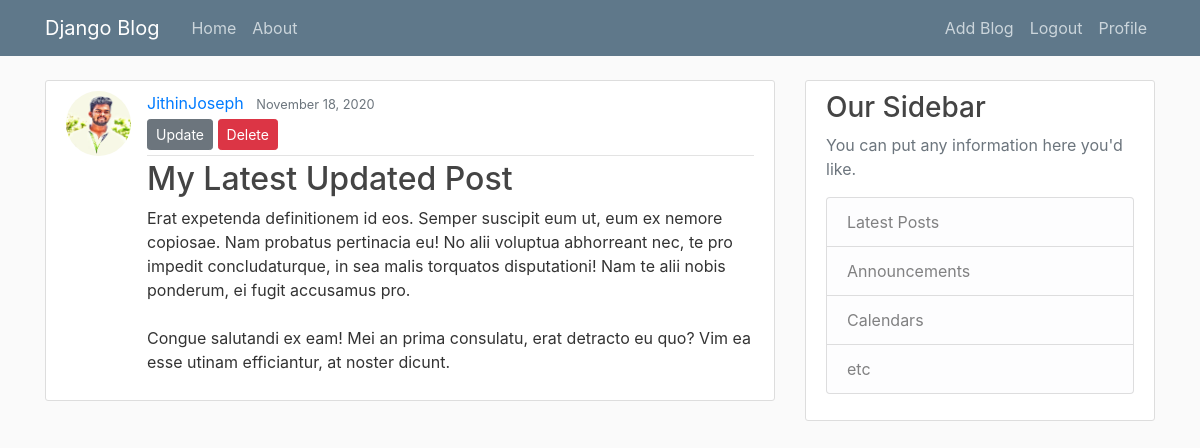
The app's page /post/42/ (signed in) with its own data.
### blog/models.py (models this page shows, shortened)
class Post(models.Model):
    title = models.CharField(max_length=100)
    content = models.TextField(max_length=3000)
    date_posted = models.DateTimeField(default=timezone.now)
    author = models.ForeignKey(User, on_delete=models.CASCADE)

### users/models.py (models this page shows, shortened)
class Profile(models.Model):
    user = models.OneToOneField(User, on_delete=models.CASCADE)
    image = models.ImageField(default='default.jpg', upload_to='profile_pics')

### blog/views.py (the view)
# urls.py: path('post/<int:pk>/', PostDetailedView.as_view(), name='post-detail'),
class PostDetailedView(LoginRequiredMixin, DetailView):
    model = Post
    template_name = 'blog/detailed.html'

### blog/templates/blog/detailed.html
{% extends "blog/base.html" %}
{% block content %}
    <article class="media content-section">
        <img class="rounded-circle article-img" src="{{object.author.profile.image.url}}">
        <div class="media-body">
        <div class="article-metadata">
            <a class="mr-2" href="#">{{ object.author }}</a>
            <small class="text-muted">{{ object.date_posted|date:"F d, Y" }}</small>
            {% if object.author == user %}
                <div>
                    <a class="btn btn-secondary btn-sm mt-1 mb-1" href="{% url 'post-update' object.id %}">Update</a>
                    <a class="btn btn-danger btn-sm mt-1 mb-1" href="{% url 'post-delete' object.id %}">Delete</a>
                </div>
            {% endif %}
        </div>
        <h2 class="article-title">{{ object.title }}</h2>
        <p class="article-content">{{ object.content }}</p>
        </div>
    </article>
{% endblock content %}

### blog/static/blog/main.css (style rules this page uses)
body { background: #fafafa; color: #333333; margin-top: 5rem; }
h1, h2, h3, h4, h5, h6 { color: #444444; }
.content-section { background: #ffffff; padding: 10px 20px; border: 1px solid #dddddd; border-radius: 3px; margin-bottom: 20px; }
.article-title { color: #444444; }
.article-content { white-space: pre-line; }
.article-img { height: 65px; width: 65px; margin-right: 16px; }
.article-metadata { padding-bottom: 1px; margin-bottom: 4px; border-bottom: 1px solid #e3e3e3 }

### records on screen
Post: author.profile.image (picture), author "JithinJoseph", date_posted "November 18, 2020", title "My Latest Updated Post", content "Erat expetenda definitionem id eos. Semper suscipit eum ut, eum ex nemore copiosae. Nam probatus pertinacia eu! No alii voluptua abhorreant nec, te pro impedit concludaturque, in sea malis torquatos disputationi! Nam te alii nobis ponderum, ei fugit accusamus pro. Congue salutandi ex eam! Mei an prima consulatu, erat detracto eu quo? Vim ea esse utinam efficiantur, at noster dicunt."
